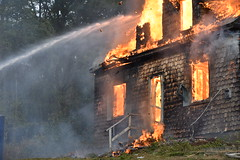
#> input picture data/fire/fire445.jpg, 240 x 160 px
$ python -i segmentation_smoke.py   (imports and definitions only)
#> lines starting #> are read from the running program, lines starting #| are printed output that depends on the picture; after the words box and inside, x2 and y2 are one past the last pixel; in counts of white or black regions, pixels touching at a corner belong together
import cv2
import numpy as np
import matplotlib.pyplot as plt

class SmokeSegmentation:
    def __init__(self, path):
#> called with path = 'data/fire/fire445.jpg'
        self.path = path
        self.scene = cv2.imread(path)
#> self.scene is the input picture: shape (160, 240, 3); mean B, G, R 88.9, 96.6, 108.7
#> in combined_threshhold_smoke, `scene_ycrcb = cv2.cvtColor(self.scene, cv2.COLOR_BGR2YCrCb)`: scene_ycrcb: shape (160, 240, 3); mean of channels 0, 1, 2 99.3, 134.7, 122.1

    def _threshold_rgb_smoke(self, scene_rgb):
        """
        Pixel value thresholding for smoke in RGB space
        Based on smoke's characteristic grayish-white colors
        """
        #extracting channels
        R = scene_rgb[:, :, 0]
        G = scene_rgb[:, :, 1]
        B = scene_rgb[:, :, 2]

        #creating empty mask
        smoke_mask_rgb = np.zeros(scene_rgb.shape[:2], dtype=np.uint8)

        #rule1: smoke colors are typically desaturated (have similar RGB values)
        #so all channels should be relatively close to each other
        max_channel = np.maximum(np.maximum(R, G), B)
        min_channel = np.minimum(np.minimum(R, G), B)
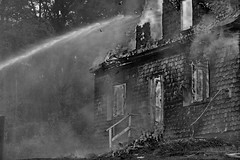
#> min_channel: shape (160, 240); min 0, max 247, mean 81.4
        rule1 = (max_channel - min_channel) < 200
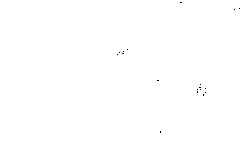
#> rule1: shape (160, 240) bool; 99.9% white; black in thin lines or dots, all inside (x1, y1, x2, y2) = (117, 2, 240, 133)

        #rule2: smoke is typically bright but not pure white
        rule2 = (max_channel > 100) & (max_channel < 240)
#> rule2: shape (160, 240) bool; 46% white; 300 white regions (284 under 20 px), largest, box (x1, y1, x2, y2) and area: (0, 0, 240, 160) 15720, (78, 104, 96, 125) 180, (3, 10, 22, 29) 111

        #rule3: smoke pixels should have moderate to high values in all channels
        rule3 = (R > 60) & (G > 60) & (B > 60)
#> rule3: shape (160, 240) bool; 76.1% white; 318 black regions (303 under 20 px), largest, box (x1, y1, x2, y2) and area: (79, 0, 240, 160) 6331, (33, 0, 96, 33) 970, (192, 0, 215, 26) 319
#> in combined_threshhold_smoke, `rgb_mask = self._threshold_rgb_smoke(scene_rgb)`: rgb_mask: shape (160, 240); 42.8% white; 400 white regions (381 under 20 px), largest, box (x1, y1, x2, y2) and area: (0, 0, 165, 160) 11584, (136, 0, 240, 86) 2164, (156, 7, 188, 50) 447

        #rule combinations
        smoke_mask_rgb[(rule1 & rule2 & rule3)] = 255

        return smoke_mask_rgb

    def _threshold_ycrcb_smoke(self, scene_ycrcb):
        """
        Smoke detection in YCrCb color space
        """
        #extract channels
        Y = scene_ycrcb[:, :, 0]   #luminance (0-255)
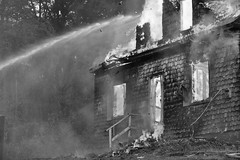
#> Y: shape (160, 240); min 0, max 253, mean 99.3
        Cr = scene_ycrcb[:, :, 1]  #chrominance red (0-255)
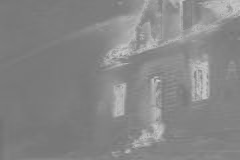
#> Cr: shape (160, 240); min 114, max 208, mean 134.7
        Cb = scene_ycrcb[:, :, 2]  #chrominance blue (0-255)
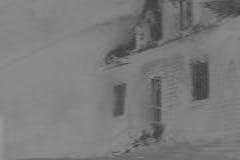
#> Cb: shape (160, 240); min 57, max 151, mean 122.1

        #creating empty mask
        smoke_mask = np.zeros(scene_ycrcb.shape[:2], dtype=np.uint8)

        #smoke has specific chrominance characteristics
        #rule1: values 110-175 exclude green objects (Cr < 110) and bright red/fire (Cr > 175)
        rule1 = (Cr > 110) & (Cr < 175)
#> rule1: shape (160, 240) bool; 96.1% white; 57 black regions (48 under 20 px), largest, box (x1, y1, x2, y2) and area: (207, 0, 240, 18) 332, (192, 61, 209, 99) 231, (114, 84, 125, 116) 222

        #rule2: values 90-135 exclude: yellowish objects (Cb < 90) and blue sky/water (Cb > 135)
        rule2 = (Cb > 90) & (Cb < 135)
#> rule2: shape (160, 240) bool; 77.4% white; 78 black regions (55 under 20 px), largest, box (x1, y1, x2, y2) and area: (0, 42, 84, 160) 4932, (136, 0, 163, 53) 667, (190, 61, 209, 100) 563

        #rule3: Y (Luminance/brightness) range for smoke
        # values 80-220 exclude dark shadows/objects (Y < 80) and bright reflections/pure white (Y > 220)
        rule3 = (Y > 80) & (Y < 220)
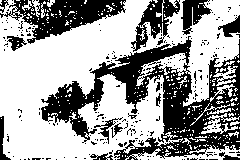
#> rule3: shape (160, 240) bool; 62.6% white; 227 black regions (212 under 20 px), largest, box (x1, y1, x2, y2) and area: (41, 36, 240, 160) 8645, (0, 0, 126, 44) 2441, (131, 0, 180, 52) 1001

        #rule4: chrominance similarity (smoke is desaturated - red and blue components are similar)
        rule4 = np.abs(Cr - Cb) < 250
#> rule4: shape (160, 240) bool; 87.2% white; 133 black regions (121 under 20 px), largest, box (x1, y1, x2, y2) and area: (31, 0, 127, 158) 2694, (49, 86, 80, 123) 584, (186, 114, 240, 138) 350

        #rule combinations
        smoke_mask[(rule1 & rule2 & rule3 & rule4)] = 255

        return smoke_mask

    def combined_threshhold_smoke(self):
        scene_rgb = cv2.cvtColor(self.scene, cv2.COLOR_BGR2RGB)
        scene_ycrcb = cv2.cvtColor(self.scene, cv2.COLOR_BGR2YCrCb)
        rgb_mask = self._threshold_rgb_smoke(scene_rgb)
        ycrcb_mask = self._threshold_ycrcb_smoke(scene_ycrcb)
#> ycrcb_mask: shape (160, 240); 37% white; 392 white regions (355 under 20 px), largest, box (x1, y1, x2, y2) and area: (136, 7, 238, 86) 2626, (96, 74, 165, 160) 2368, (64, 0, 146, 69) 1786
        combined = cv2.bitwise_and(rgb_mask, ycrcb_mask)
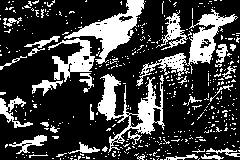
#> combined: shape (160, 240); 25.2% white; 459 white regions (428 under 20 px), largest, box (x1, y1, x2, y2) and area: (97, 74, 165, 153) 1636, (64, 0, 145, 64) 1574, (136, 9, 238, 86) 1558
        return combined

class SmokeIntensityAnalyzer:
    # [238 lines left out: functions __init__, extract_intensity_features, _calculate_smoke_area, _calculate_smoke_density, _calculate_color_purity, _calculate_opacity and 6 more, not called in this run]

>>> result = SmokeSegmentation('data/fire/fire445.jpg').combined_threshhold_smoke()

$ run again, on data/fire/fire446.jpg
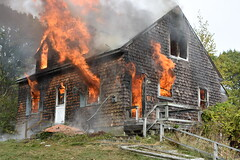
#> input picture data/fire/fire446.jpg, 240 x 160 px
#> in __init__, self.scene is the input picture: shape (160, 240, 3); mean B, G, R 107, 123.2, 136.1
#> scene_ycrcb: shape (160, 240, 3); mean of channels 0, 1, 2 125.2, 135.8, 117.7
#> in _threshold_rgb_smoke, `rule2 = (max_channel > 100) & (max_channel < 240)`:
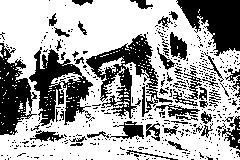
#> rule2: shape (160, 240) bool; 64.7% white; 501 black regions (450 under 20 px), largest, box (x1, y1, x2, y2) and area: (86, 34, 173, 119) 2376, (29, 47, 93, 126) 2343, (176, 0, 240, 56) 2139
#> rgb_mask: shape (160, 240); 59% white; 430 black regions (393 under 20 px), largest, box (x1, y1, x2, y2) and area: (0, 34, 173, 135) 7735, (176, 0, 240, 56) 2142, (193, 98, 240, 150) 970
#> rule4: shape (160, 240) bool; 85.8% white; 187 black regions (169 under 20 px), largest, box (x1, y1, x2, y2) and area: (162, 0, 240, 56) 2456, (110, 0, 168, 50) 1072, (0, 27, 37, 83) 650
#> ycrcb_mask: shape (160, 240); 59.7% white; 420 black regions (386 under 20 px), largest, box (x1, y1, x2, y2) and area: (0, 0, 168, 141) 8026, (162, 0, 240, 64) 3371, (201, 109, 240, 156) 516
#> in combined_threshhold_smoke, `combined = cv2.bitwise_and(rgb_mask, ycrcb_mask)`:
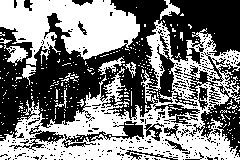
#> combined: shape (160, 240); 49.2% white; 310 white regions (297 under 20 px), largest, box (x1, y1, x2, y2) and area: (0, 20, 240, 160) 11488, (0, 0, 140, 66) 5657, (4, 45, 28, 66) 235

$ run again, on data/fire/fire447.jpg
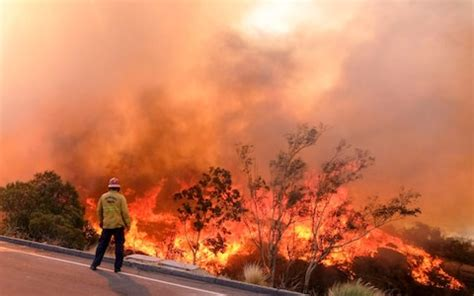
#> input picture data/fire/fire447.jpg, 474 x 296 px
#> in __init__, self.scene is the input picture: shape (296, 474, 3); mean B, G, R 87, 121, 195.7
#> scene_ycrcb: shape (296, 474, 3); mean of channels 0, 1, 2 139.4, 168.1, 98.4
#> in _threshold_rgb_smoke, `rule1 = (max_channel - min_channel) < 200`:
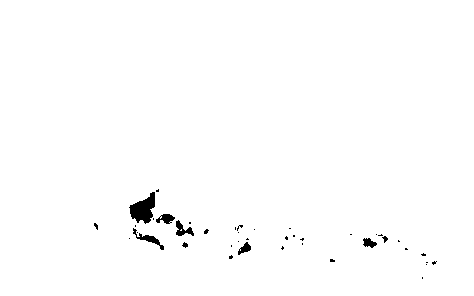
#> rule1: shape (296, 474) bool; 99.1% white; 41 black regions (33 under 20 px), largest, box (x1, y1, x2, y2) and area: (129, 192, 155, 224) 485, (133, 228, 164, 250) 159, (176, 220, 194, 236) 137
#> rgb_mask: shape (296, 474); 39.9% white; 586 white regions (559 under 20 px), largest, box (x1, y1, x2, y2) and area: (208, 0, 474, 208) 34388, (0, 27, 160, 188) 8307, (0, 241, 263, 296) 7057
#> rule4: shape (296, 474) bool; 99.9% white; black in thin lines or dots, all inside (x1, y1, x2, y2) = (92, 231, 244, 288)
#> ycrcb_mask: shape (296, 474); 46.4% white; 225 white regions (201 under 20 px), largest, box (x1, y1, x2, y2) and area: (0, 0, 474, 203) 52487, (0, 240, 266, 296) 7196, (123, 251, 309, 296) 1484
#> in combined_threshhold_smoke, `combined = cv2.bitwise_and(rgb_mask, ycrcb_mask)`:
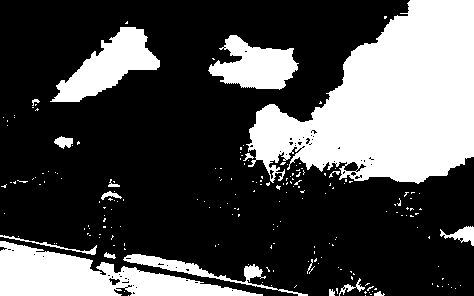
#> combined: shape (296, 474); 30.1% white; 201 white regions (183 under 20 px), largest, box (x1, y1, x2, y2) and area: (246, 0, 474, 184) 25583, (0, 241, 263, 296) 7031, (50, 27, 160, 102) 3633

$ run again, on data/fire/fire448.jpg
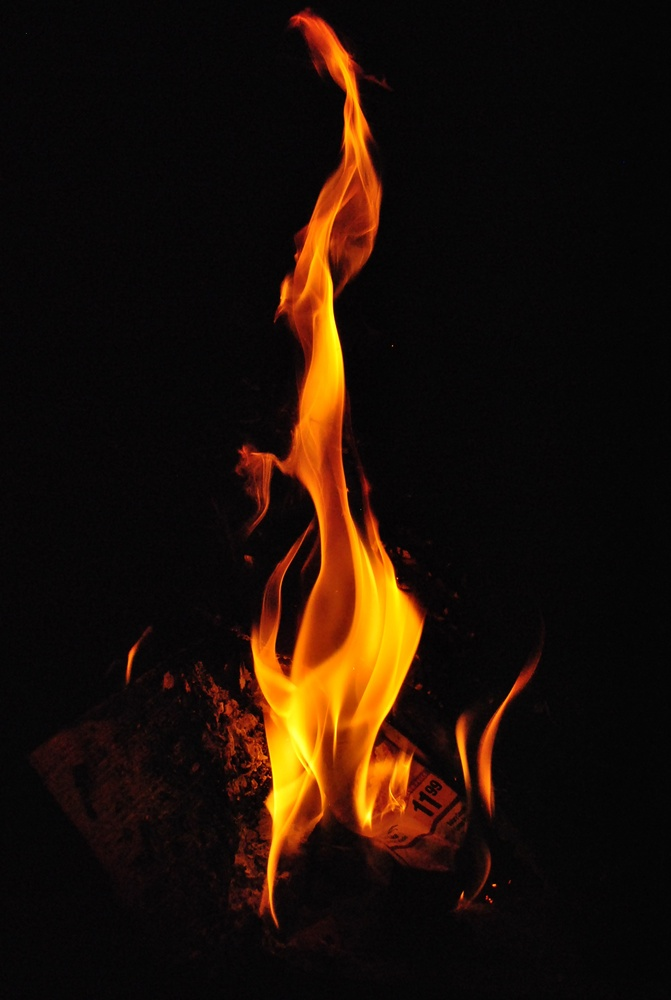
#> input picture data/fire/fire448.jpg, 671 x 1000 px, shrunk from 1944 x 2896 before the run
#> in __init__, self.scene is the input picture: shape (1000, 671, 3); mean B, G, R 6.9, 16.1, 29.8
#> scene_ycrcb: shape (1000, 671, 3); mean of channels 0, 1, 2 19.2, 135.6, 121
#> rgb_mask: shape (1000, 671); 0.01% white in thin lines or dots, all inside (x1, y1, x2, y2) = (253, 320, 515, 902)
#> in _threshold_ycrcb_smoke, `rule4 = np.abs(Cr - Cb) < 250`:
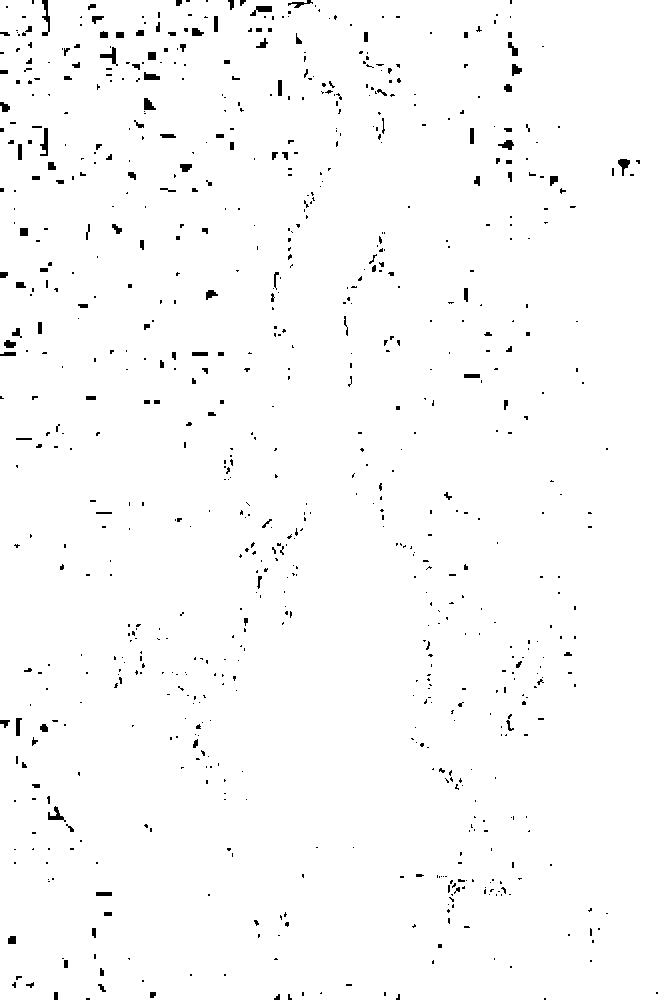
#> rule4: shape (1000, 671) bool; 98.5% white; 808 black regions (668 under 20 px), largest, box (x1, y1, x2, y2) and area: (42, 0, 50, 36) 140, (40, 128, 48, 156) 128, (100, 47, 118, 66) 118
#> ycrcb_mask: shape (1000, 671); 0.01% white in thin lines or dots, all inside (x1, y1, x2, y2) = (127, 206, 496, 925)
#> combined: shape (1000, 671); 0% white in thin lines or dots, all inside (x1, y1, x2, y2) = (268, 345, 490, 900)
